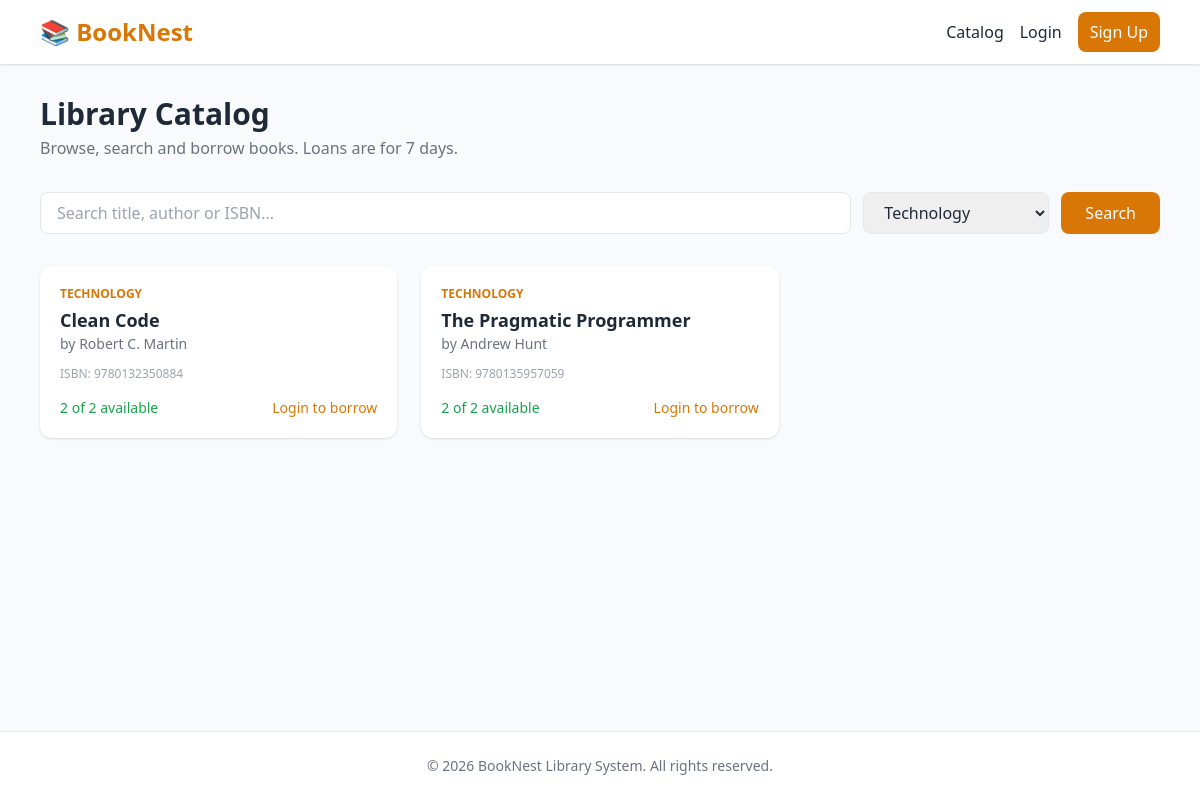
Screenshot of /index.php?category=2 with the database file from the repository.
### tables this page shows
CREATE TABLE IF NOT EXISTS books (
  id INT AUTO_INCREMENT PRIMARY KEY,
  title VARCHAR(200) NOT NULL,
  author VARCHAR(150) NOT NULL,
  isbn VARCHAR(20) NULL UNIQUE,
  category_id INT NULL,
  copies_total INT NOT NULL DEFAULT 1,
  copies_available INT NOT NULL DEFAULT 1,
  created_at TIMESTAMP DEFAULT CURRENT_TIMESTAMP,
  FOREIGN KEY (category_id) REFERENCES categories(id) ON DELETE SET NULL
);

CREATE TABLE IF NOT EXISTS categories (
  id INT AUTO_INCREMENT PRIMARY KEY,
  name VARCHAR(100) NOT NULL UNIQUE
);

### includes/functions.php (called while the page is built, shortened)
<?php
function e($data) {
    return htmlspecialchars((string)$data, ENT_QUOTES, 'UTF-8');
}
function url($path = '') {
    return BASE_URL . $path;
}
function is_logged_in() {
    return isset($_SESSION['user_id']);
}

### index.php (the view, shortened to what this page needs)
<?php
require_once __DIR__ . '/includes/header.php';
$q = trim($_GET['q'] ?? '');
$cat = (int)($_GET['category'] ?? 0);
$sql = "SELECT b.*, c.name AS category FROM books b
        LEFT JOIN categories c ON b.category_id = c.id WHERE 1=1";
$params = [];
if ($cat > 0) {
    $sql .= " AND b.category_id = ?";
    $params[] = $cat;
}
$sql .= " ORDER BY b.title";
$stmt = $db->prepare($sql);
$stmt->execute($params);
$books = $stmt->fetchAll();
$cats = $db->query("SELECT * FROM categories ORDER BY name")->fetchAll();
?>
<div class="mb-8">
  <h1 class="text-3xl font-bold mb-1">Library Catalog</h1>
  <p class="text-gray-500">Browse, search and borrow books. Loans are for 7 days.</p>
</div>
<form method="GET" class="flex flex-col md:flex-row gap-3 mb-8">
  <input type="text" name="q" id="book-search" value="<?php echo e($q); ?>" placeholder="Search title, author or ISBN..."
         class="flex-1 border rounded-lg px-4 py-2 focus:outline-none focus:ring-2 focus:ring-brand">
  <select name="category" class="border rounded-lg px-4 py-2 focus:outline-none focus:ring-2 focus:ring-brand">
    <?php foreach ($cats as $c): ?>
      <option value="<?php echo $c['id']; ?>" <?php echo $cat === (int)$c['id'] ? 'selected' : ''; ?>><?php echo e($c['name']); ?></option>
    <?php endforeach; ?>
  </select>
  <button class="bg-brand text-white px-6 py-2 rounded-lg hover:bg-brand-dark transition">Search</button>
</form>
<?php if (!$books): ?>
  <div class="bg-white rounded-xl shadow p-8 text-center text-gray-500">No books found.</div>
<?php else: ?>
<div class="grid sm:grid-cols-2 lg:grid-cols-3 gap-6">
  <?php foreach ($books as $b): ?>
  <div class="book-card bg-white rounded-xl shadow p-5 flex flex-col">
    <span class="text-xs text-brand font-semibold uppercase"><?php echo e($b['category'] ?? 'Uncategorized'); ?></span>
    <h2 class="text-lg font-bold mt-1"><?php echo e($b['title']); ?></h2>
    <p class="text-sm text-gray-500 mb-3">by <?php echo e($b['author']); ?></p>
    <p class="text-xs text-gray-400 mb-4">ISBN: <?php echo e($b['isbn'] ?? 'N/A'); ?></p>
    <div class="mt-auto flex items-center justify-between">
      <?php if ($b['copies_available'] > 0): ?>
        <span class="text-sm text-green-600 font-medium"><?php echo (int)$b['copies_available']; ?> of <?php echo (int)$b['copies_total']; ?> available</span>
      <?php else: ?>
        <span class="text-sm text-red-600 font-medium">All copies borrowed</span>
      <?php endif; ?>
      <?php if (!is_logged_in()): ?>
        <a href="<?php echo url('/auth/login.php'); ?>" class="text-sm text-brand hover:underline">Login to borrow</a>
      <?php endif; ?>
    </div>
  </div>
  <?php endforeach; ?>
</div>
<?php endif; ?>
<?php require_once __DIR__ . '/includes/footer.php'; ?>

### rows the page displays
books: category.name "TECHNOLOGY", title "Clean Code", author "Robert C. Martin", isbn "9780132350884", copies_available "2", copies_total "2"
books: category.name "TECHNOLOGY", title "The Pragmatic Programmer", author "Andrew Hunt", isbn "9780135957059", copies_available "2", copies_total "2"

### other values shown
form field category "Technology"
